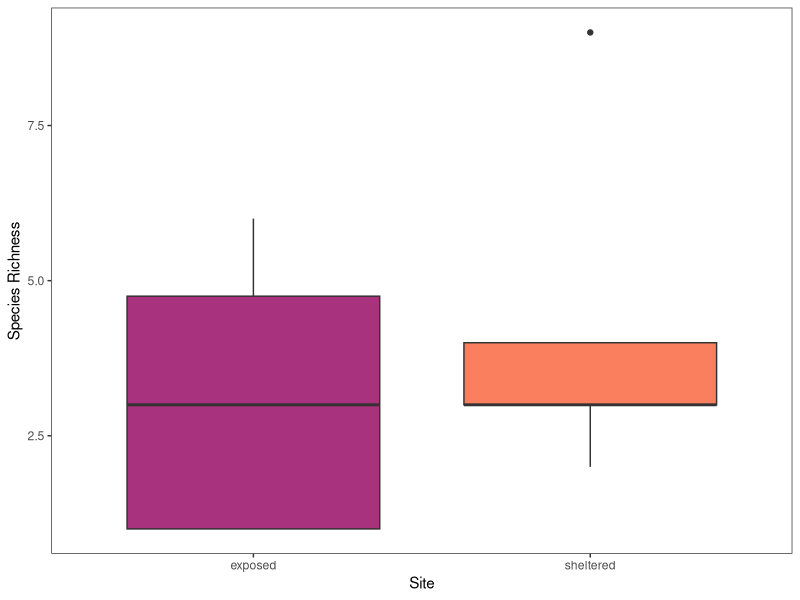
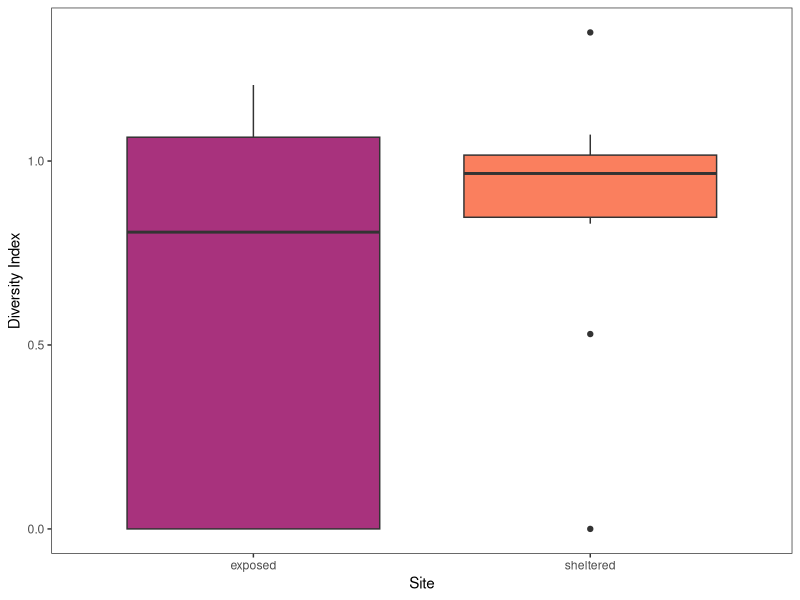
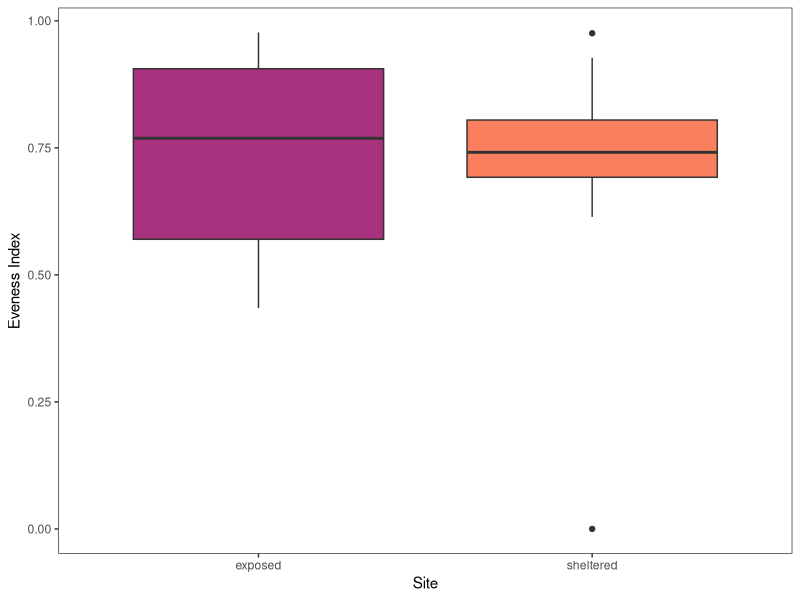
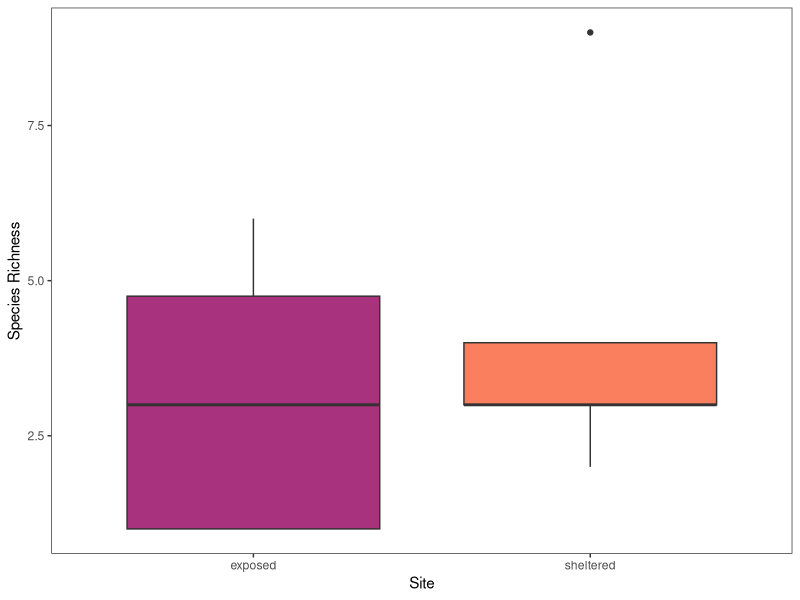
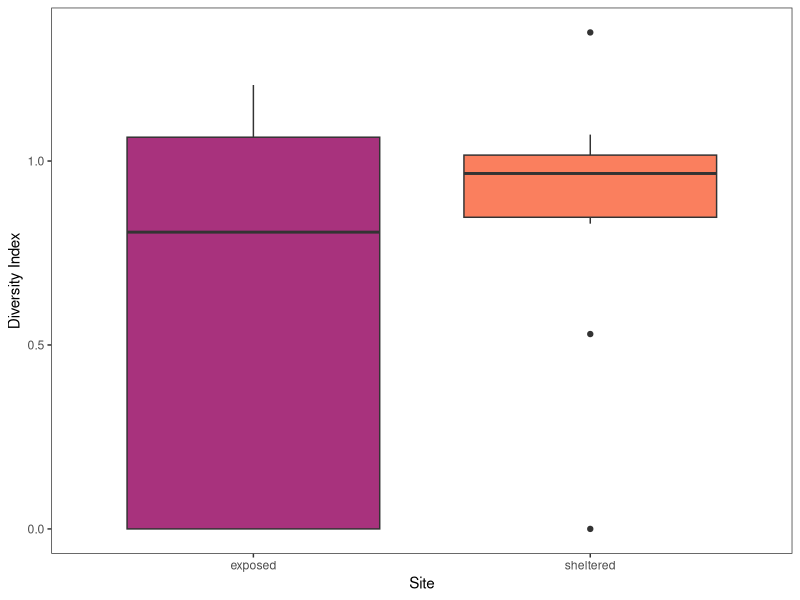
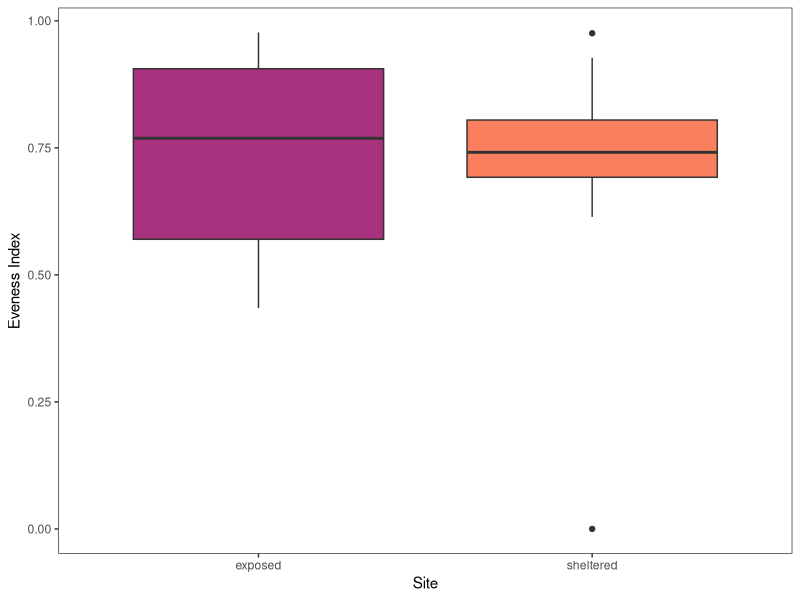

Reproduce these figures in R, in order.
## ---- chunk 1
library(vegan)
library(here)
library(scales)
library(viridis)
library(tidyverse)
## ---- chunk 2
data <- read.csv("data-entry-final.csv")

# Manipulating the data

data_analysis <- data %>% 
  select(-c(abiotic_hab, biotic_hab)) %>% 
  mutate(quadrat = as.factor(quadrat)) %>% 
  group_by(vertical_transect, quadrat, species)%>%
  mutate(n_per_quadrat = sum(n)*10) %>%
  mutate(site = ifelse(vertical_transect %in% c(1,2,3), "sheltered", "exposed")) %>% 
  select(-c(n,square)) %>% 
  na.omit %>%
  distinct() %>%
  group_by(vertical_transect, quadrat) %>%
  mutate(pi_quadrat = n_per_quadrat / sum(n_per_quadrat)) %>% 
  mutate(pi_log = log(pi_quadrat)) %>% 
  mutate(pi_times_pi_log = -(pi_quadrat * pi_log)) %>% 
  select(-c(pi_quadrat, pi_log))

# Diversity calculation

shannon_diversity <- data_analysis %>% 
  group_by(vertical_transect, quadrat) %>%
  summarize(sum(pi_times_pi_log, na.rm = FALSE)) %>%
  rename("shannon_div" = "sum(pi_times_pi_log, na.rm = FALSE)") %>%
  mutate(site = ifelse(vertical_transect %in% c(1,2,3), "sheltered", "exposed"))

# Richness calculation

quad_richness <- data %>%
  drop_na(n) %>%
  group_by(vertical_transect,quadrat) %>%
  summarize(richness = length(unique(species))) %>%
  mutate(site = ifelse(vertical_transect %in% c(1,2,3), "sheltered", "exposed"))

# Evenness calculation

shannon_evenness <- shannon_diversity %>% 
  cbind(richness = quad_richness$richness) %>% 
  mutate(H_max = log(richness)) %>%
  mutate(evenness = shannon_div/H_max)
## ---- chunk 3
richness_plot <- ggplot(data = quad_richness) +
  geom_boxplot(aes(x = site, y = richness, fill = site)) +
  labs(x = "Site", y = "Species Richness")+
  theme_test()+
  theme(legend.position = 'none') +
  scale_fill_manual(values = c('#A8327DFF', '#FA7F5EFF'))


richness_plot # COLE: how to export?
ggsave(here("./images/richness_plot.png"), richness_plot)

## ---- chunk 4
shannon_diversity_plot <- ggplot(data = shannon_diversity) +
  geom_boxplot(aes(x = site, y = shannon_div, fill = site)) +
  labs(x = "Site", y = "Diversity Index")+
  theme_test()+
  theme(legend.position = 'none')+
  scale_fill_manual(values = c('#A8327DFF', '#FA7F5EFF'))

shannon_diversity_plot
ggsave(here("./images/diversity_plot.png"), shannon_diversity_plot)
## ---- chunk 5
## Statistical Analysis
anova_test_div <- aov(shannon_div ~ site, data = shannon_diversity)
summary(anova_test_div)
## ---- chunk 6
shannon_evenness_plot <- ggplot(data = shannon_evenness) +
  geom_boxplot(aes(x = site, y = evenness, fill = site)) +
  labs(x = "Site", y = "Eveness Index")+
  theme_test()+
  theme(legend.position = 'none')+
  scale_fill_manual(values = c('#A8327DFF', '#FA7F5EFF'))

shannon_evenness_plot
ggsave(here("./images/evenness_plot.png"), shannon_evenness_plot)
## ---- chunk 7
## Statistical Analysis
anova_test_even <- aov(evenness ~ site, data = shannon_evenness)
summary(anova_test_even)
